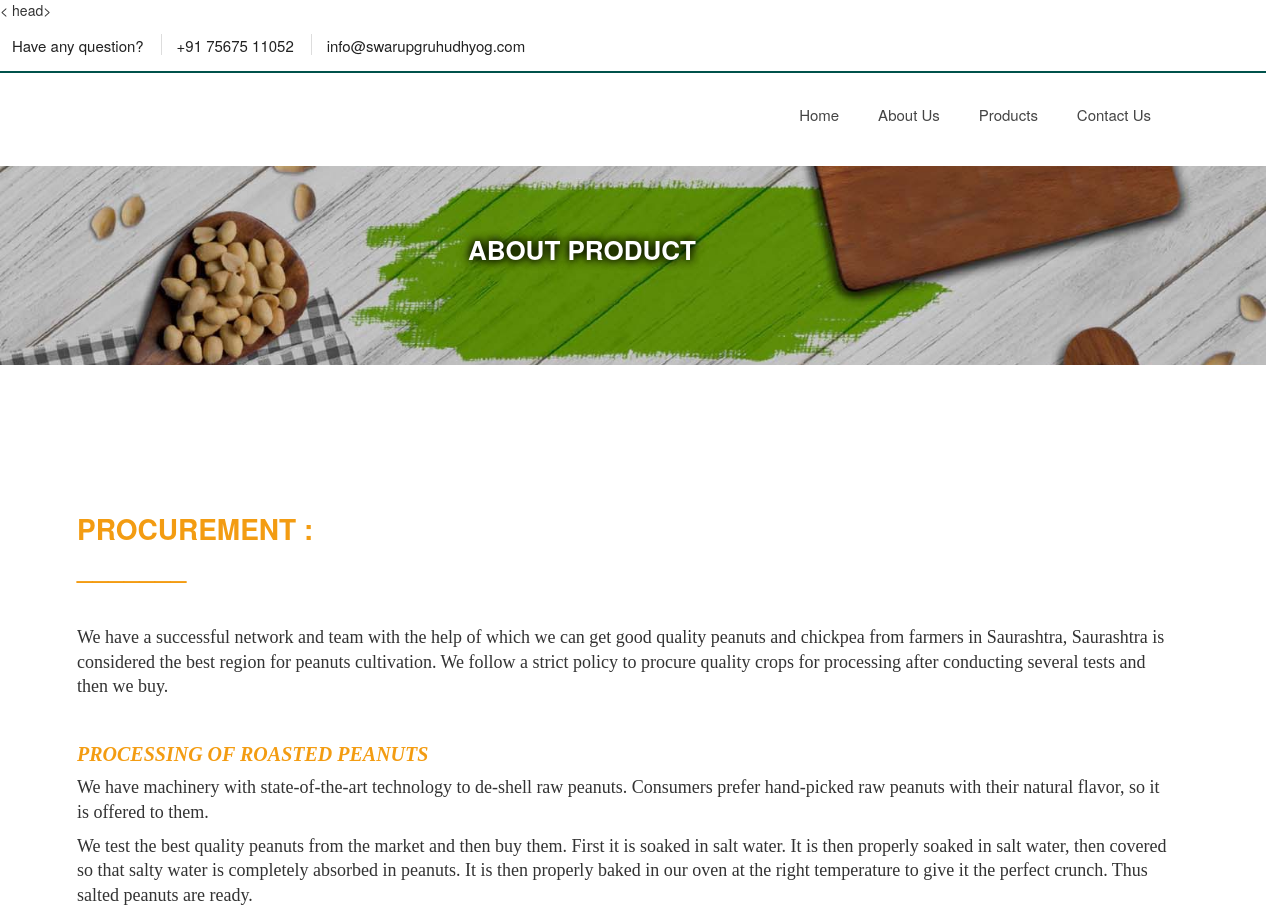
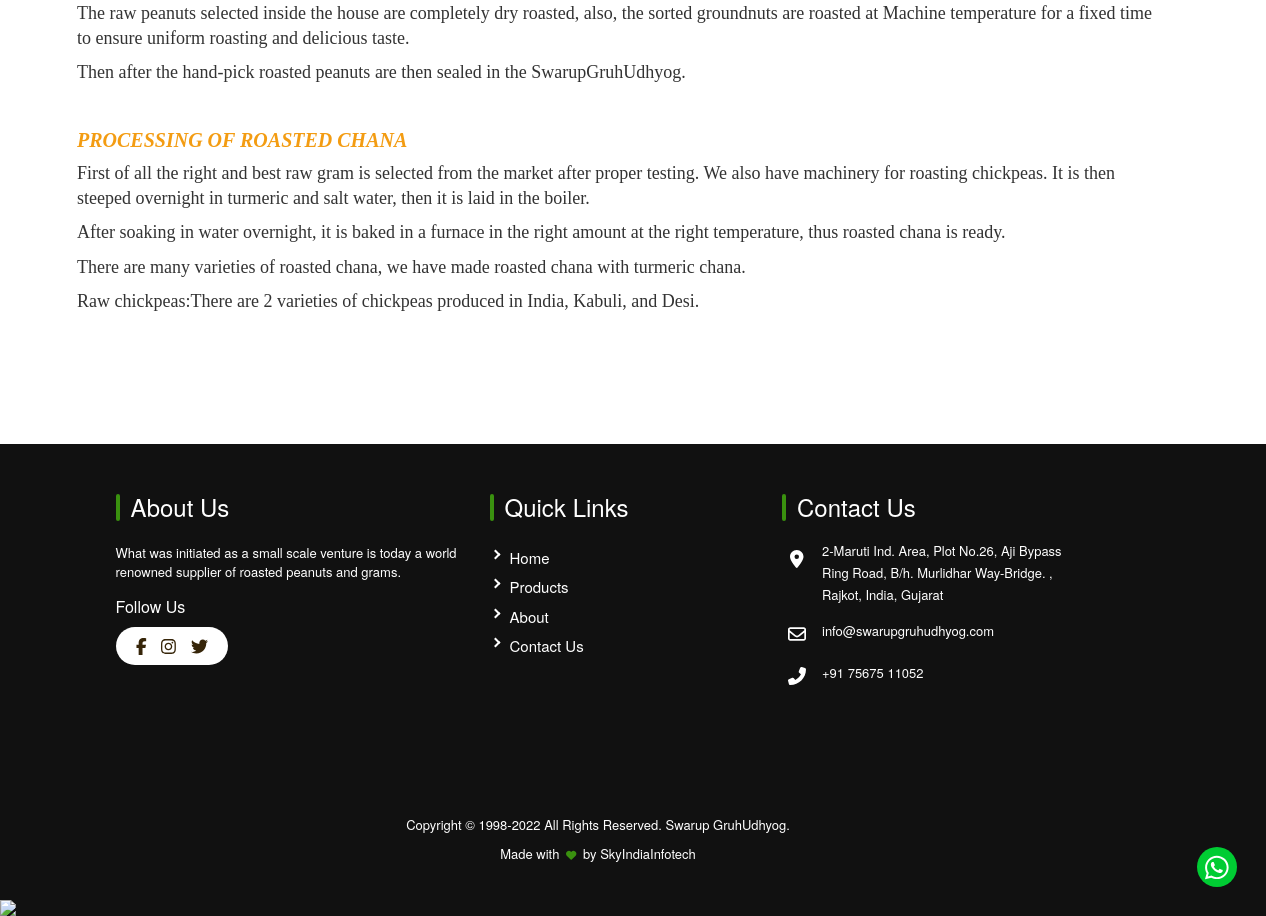
Page /client_product/ on the committed database (2 pictures, top to bottom).
### home/models.py (models this page shows)
class productI(models.Model):
    image = models.FileField(upload_to='img/')
    Title= models.CharField(max_length=100)

class product(models.Model):
    text= models.CharField(max_length=10000)
    image = models.FileField(upload_to='img/',null= True)
    Title= models.CharField(max_length=100)

### home/client.py (the view)
# urls.py: path('client_product/', client_product, name="client_product"),
def client_product(request):
    demo=productI.objects.all()
    sub=product.objects.all()
    return render(request,'client_temp/product.html',{'demo':demo,'sub':sub})

### templates/client_temp/product.html (shortened to what this page needs)
{%include 'client_temp/Header.html'%}
{%load static%}
   {%for g in demo  %}
 <div class="page-title-area pt-50 pb-50" style="background-image:url({{g.image.url}})">
    {%endfor%}
    <div class="container">
        <div class="row">
            <div class="col-xl-12">
                <div class="page-title text-center mb-20">
                    <h3 style="font-size: 26px;">About Product</h3>
                </div>
            </div>
        </div>
    </div>
</div>
     <main class="page-content" >
           <div class="brook-about-area pattern-1 ptb--120 ptb-md--80 ptb-sm--60 ">
                <div class="container">
                    <div class="row">
                        <div class="col-lg-12 col-md-12 ">
                            <div class="about-inner authenthick-about mt_md--40 mt_sm--40"style="margin-left: 80px;">
                                 {%for i in sub%}
                                 {%if i.Title == 'title'%}
                                 <h3 class="heading blo-title">{{ i.text|safe }}</h3>
                                 {% else %}
                                    <p class="bk_pra mt-30 fw-400 text-justify">{{ i.text|safe }}</p>
                                 {%endif%}
                                 {%endfor%}
                            </div>
                        </div>
                    </div>
                </div>
            </div>
{%include 'client_temp/footer.html'%}

### static/client_temp/css/default.css (style rules this page uses)
.mt-30 { margin-top: 30px; }
.mb-20 { margin-bottom: 20px; }
.pt-50 { padding-top: 50px; }
.pb-50 { padding-bottom: 50px; }

### static/client_temp/css/style.css (style rules this page uses)
body { font-style: normal; font-family: 'Lato', sans-serif; font-size: 15px; font-weight: 400; color: #666666; line-height: 1.2; overflow-x: hidden; }
h1, h2, h3, h4, h5, h6 { font-family: 'Work Sans', sans-serif; font-weight: 600; margin-top: 0px; font-style: normal; color: #222; }
h3 { font-size: 28px; }
*::placeholder { color: #555555; font-size: 14px; opacity: 1; }
.page-title-area { background-size: cover; background-position: center center; }
.page-title h3 { color: #fff; font-size: 34px; text-transform: uppercase; font-weight: 700; }
.page-title h3 { text-shadow: 0 0 10px #000000, 0 0 10px #000000; }

### static/client_temp/assets/client/css/silder.css (style rules this page uses)
html { height: 100%; box-sizing: border-box; }
*, *:before, *:after { box-sizing: inherit; }
h1, h2, h3 { font-family: 'Crimson Text', sans-serif; font-weight: 100; }
body { font: 15px 'Titillium Web', Arial, sans-serif; height: 100%; color: #000; margin: 0; padding: 0; }

### static/client_temp/assets/client/css/style.css (style rules this page uses)
* { margin: 0; padding: 0; }
body { width: 100%; height: 100%; font-weight: normal; font-size: 16px; color: #777; font-family: newsGothRegular; overflow-x: hidden; height: 100vph; }
::placeholder { color: #a2a2a2; }

### static/client_temp/css/footer.css (style rules this page uses)
:root { --primary: #3a910f; --secondary: #4e2a14; --dark: #362509; --light: #fadda5; --light2: #e9c372; }
* { outline: 0!important }
html .container { max-width: 1270px; margin-left: 13px; }
p { line-height: 160%; }
b, strong { font-weight: 600; }
h1, h2, h3, h4, h5, h6 { font-family: 'Righteous', cursive; font-weight: 600; color: white; }

### rows in the picture
productI: image (picture)
product: text "PROCUREMENT : _______ We have a successful network and team with the help of which we can get good quality peanuts and chickpea from farmers in Saurashtra, Saurashtra is considered the best region for peanuts cultivation. We follow a strict policy to procure quality crops for processing after conducting several tests and then we buy. PROCESSING OF ROASTED PEANUTS We have machinery with state-of-the-art technology to de-shell raw peanuts. Consumers prefer hand-picked raw peanuts with their natural flavor, so it is offered to them. We test the best quality peanuts from the market and then buy them. First it is soaked in salt water. It is then properly soaked in salt water, then covered so…"
